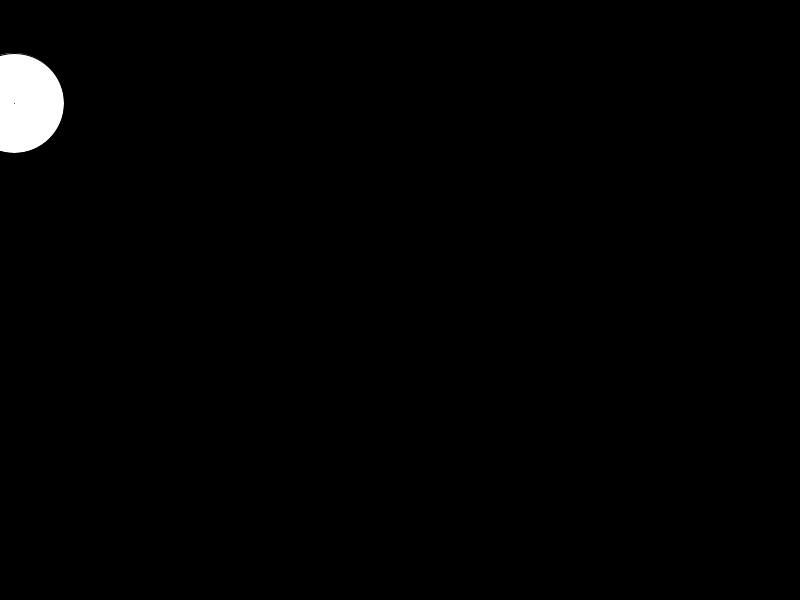
Frame 1 (no input)
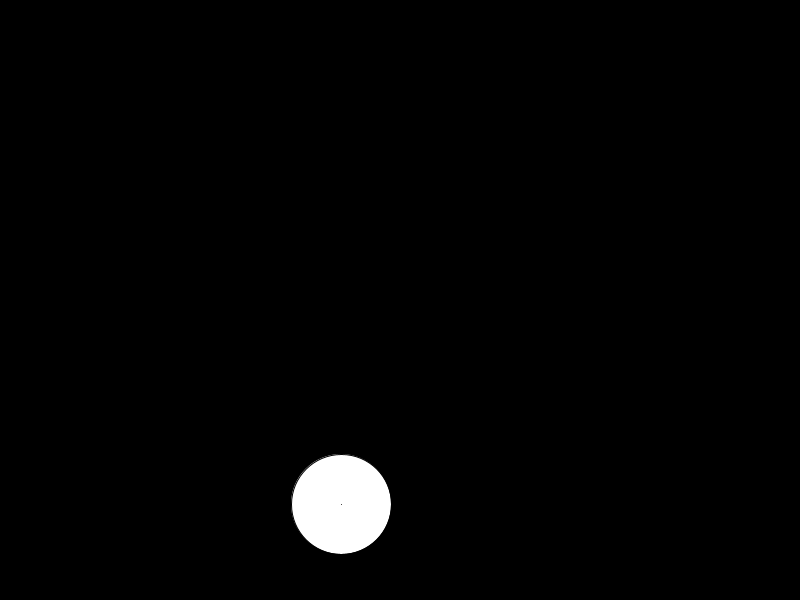
Frame 60 (the mouse pressed at the canvas centre just before this capture)
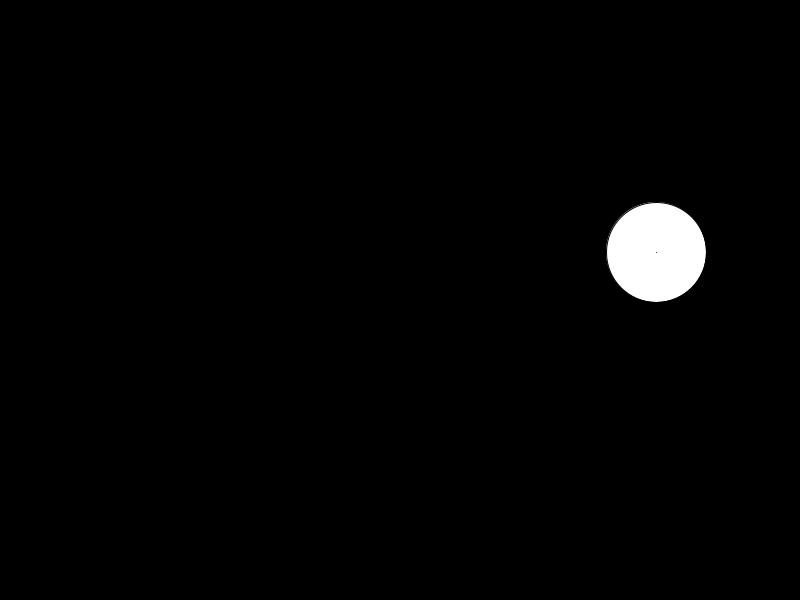
Frame 120 (the mouse held since frame 60 and released just before this capture)

The Processing sketch that drew these frames (run headless with seeded random() and noise(); from frame 60 on, the mouse is pressed at the canvas centre):

// Processing sketch: apparitionRandom
// ── apparitionRandom.pde
long currentTime;
long previousTime = 0;
long delta = 0;
int vitesse = int(random(-20,20));
int vitesseX = int(random(-20,20));
int vitesseY = int(random(-20,20));
int h = 100 ;
int w = 100 ;
int x = int(random(0, width));
int y = int(random(0, height));;


void setup(){
  size(800,600);
}


void draw(){
  currentTime = millis();
  delta = currentTime - previousTime ;
  update(delta);
  display();
  previousTime = currentTime;
}

void update(long delta){
  x += vitesseX ;
  if(x+w/2 < 0){
    x = width;
  }
  if(x-w/2 > width){
    x = 0;
  }
    y += vitesseY ;
  if(y+h/2 < 0){
    y = height;
  }
    if(y- h /2 > height){
    y = 0 ;
  }
}

void display(){
  background(0);
  ellipse(x,y,w,h);
  stroke(0);
  point(x,y);
}
